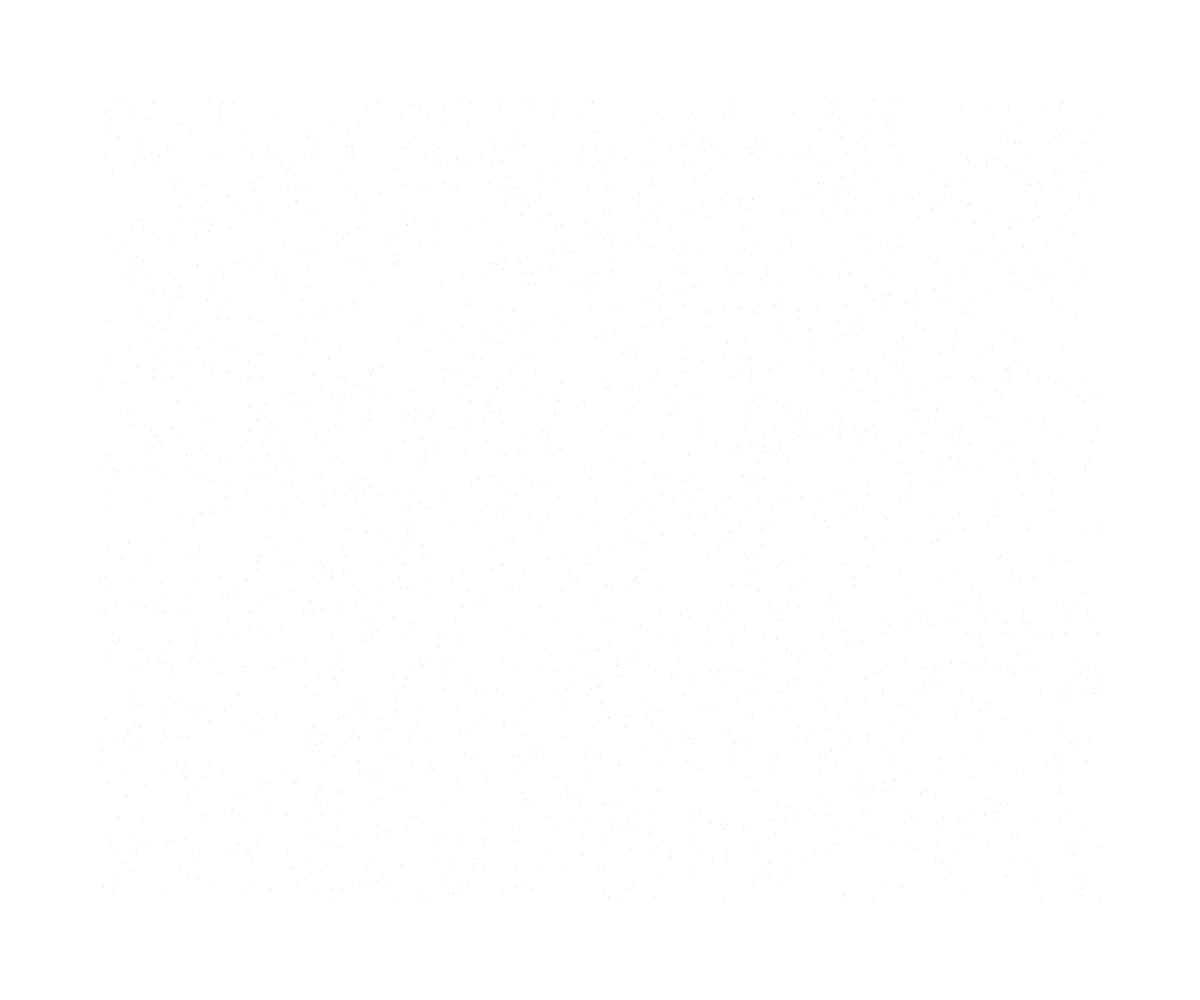
Frame 1 (no input)
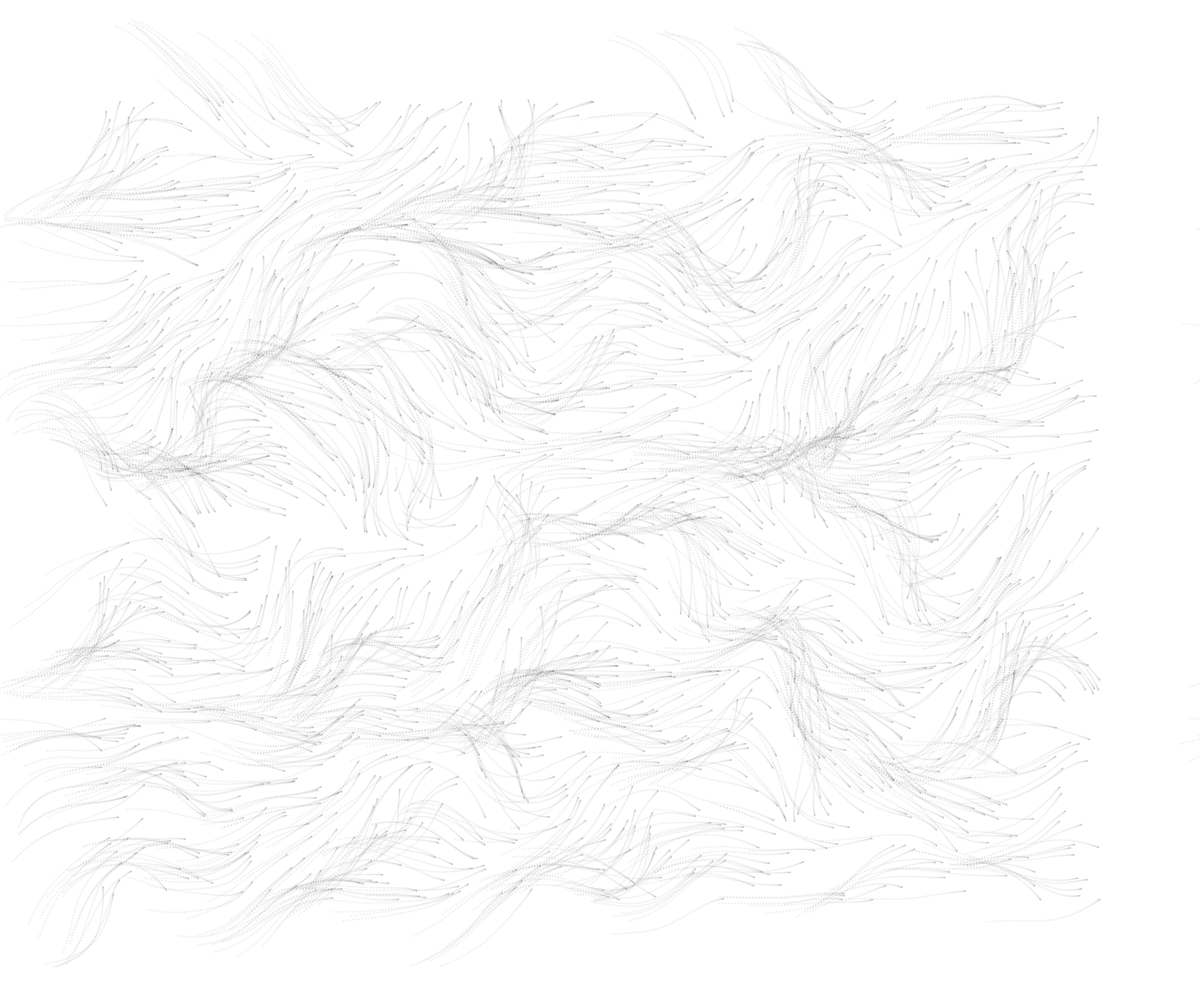
Frame 60 (no input)
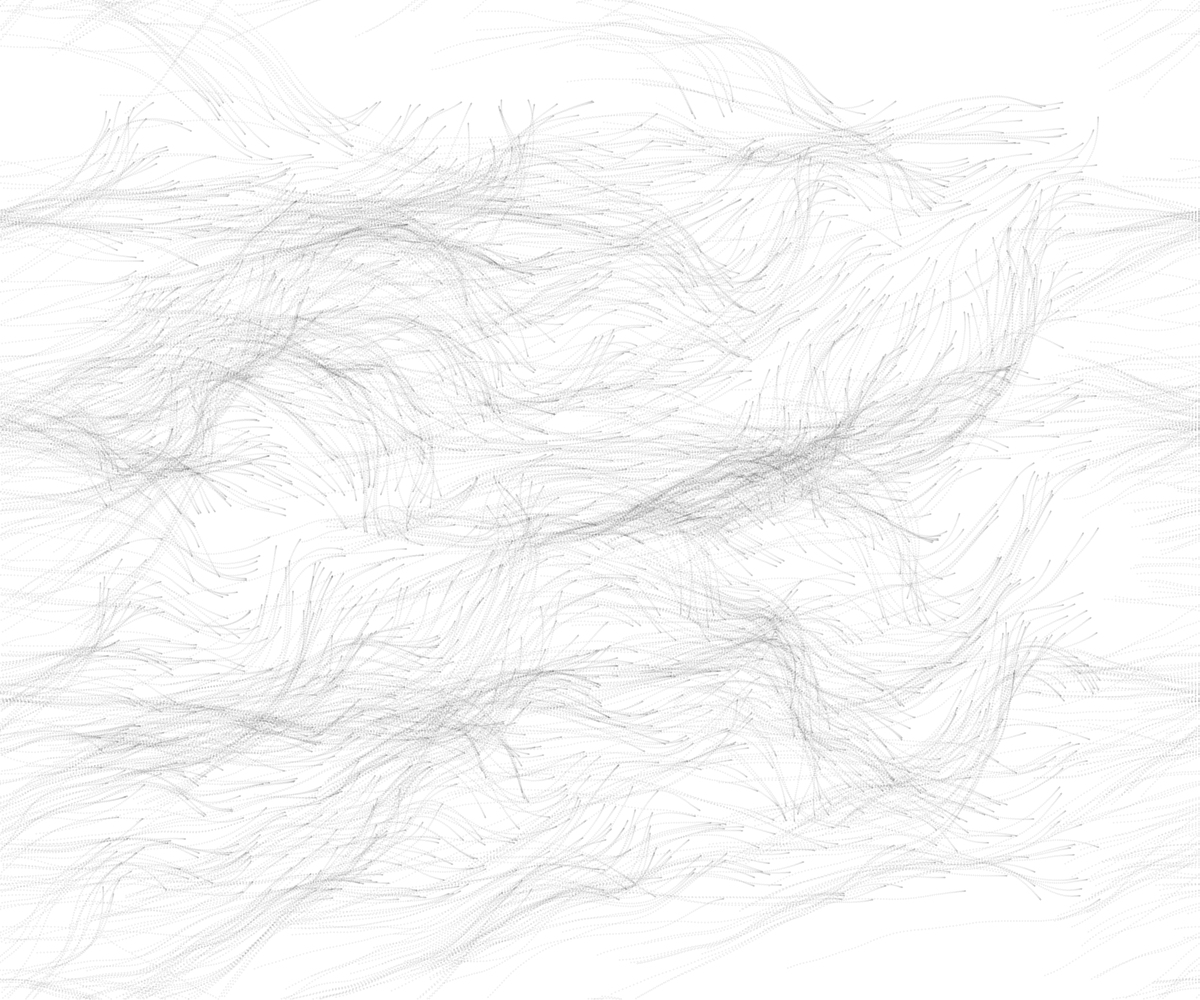
Frame 120 (the mouse pressed at the canvas centre since frame 60)

The p5.js sketch that drew these frames (run headless with seeded random() and noise() and a simulated clock; from frame 60 on, the mouse is pressed at the canvas centre):

// p5.js sketch
// ── sketch.js
let points = [];
let field = [];

function setup() {
  createCanvas(windowWidth, windowHeight);
  // noLoop();

  for (let i = 0; i < 2000; i++) {
    let v = createVector(random(100, width - 100), random(100, height - 100));
    points.push({
      location: v,
      velocity: createVector(0, 0),
      acceleration: createVector(0, 0),
    });
  }

  initField(0.01)
}

function draw() {
  // background(220);
  const l = map(mouseX, 0, width, 1, 100);
  // for (let x = 0; x < width; x += 10) {
  //   for (let y = 0; y < height; y += 10) {
  //     push();
  //     // let r = random(0, 1);
  //     let s = 0.01;
  //     let r = noise(x * s, y * s);
  //     let angle = map(r, 0, 1, 0, TWO_PI);

  //     translate(x, y);
  //     rotate(angle);

  //     stroke(0, 0, 0, 100);
  //     line(0, 0, 0, l);
  //     // stroke(c);
  //     // point(x, y);

  //     pop();
  //   }
  // }

  for (let p of points) {
    const loc = p.location
    const f = field[int(loc.x)][int(loc.y)];
    // const f = field[0][5]
    
    p.acceleration.add(f)
    p.acceleration.limit(0.1)
    p.velocity.add(p.acceleration)
    p.velocity.mult(0.98)
    
    loc.add(p.velocity);
    p.acceleration.mult(0)

    if (loc.x < 0) {
      loc.x = width - 1;
    }
    if (loc.x > width - 1) {
      loc.x = 0;
    }
    if (loc.y < 0) {
      loc.y = height - 1;
    }
    if (loc.y > height - 1) {
      loc.y = 0;
    }

    push();
    translate(loc.x, loc.y);
    strokeWeight(2)
    stroke(0, 0, 0, 15);
    point(0, 0);
    pop();
  }
}

function mousePressed(){
  let s = map(mouseX, 0, width, 0.01, 0.1)
  initField(s)
}

function initField(s) {
  for (let x = 0; x < width; x += 1) {
    field.push([]);

    for (let y = 0; y < height; y += 1) {
      let r = noise(x * s, y * s);
      let angle = map(r, 0, 1, 0, TWO_PI);

      let v = p5.Vector.fromAngle(angle);
      field[x][y] = v;
    }
  }
}
